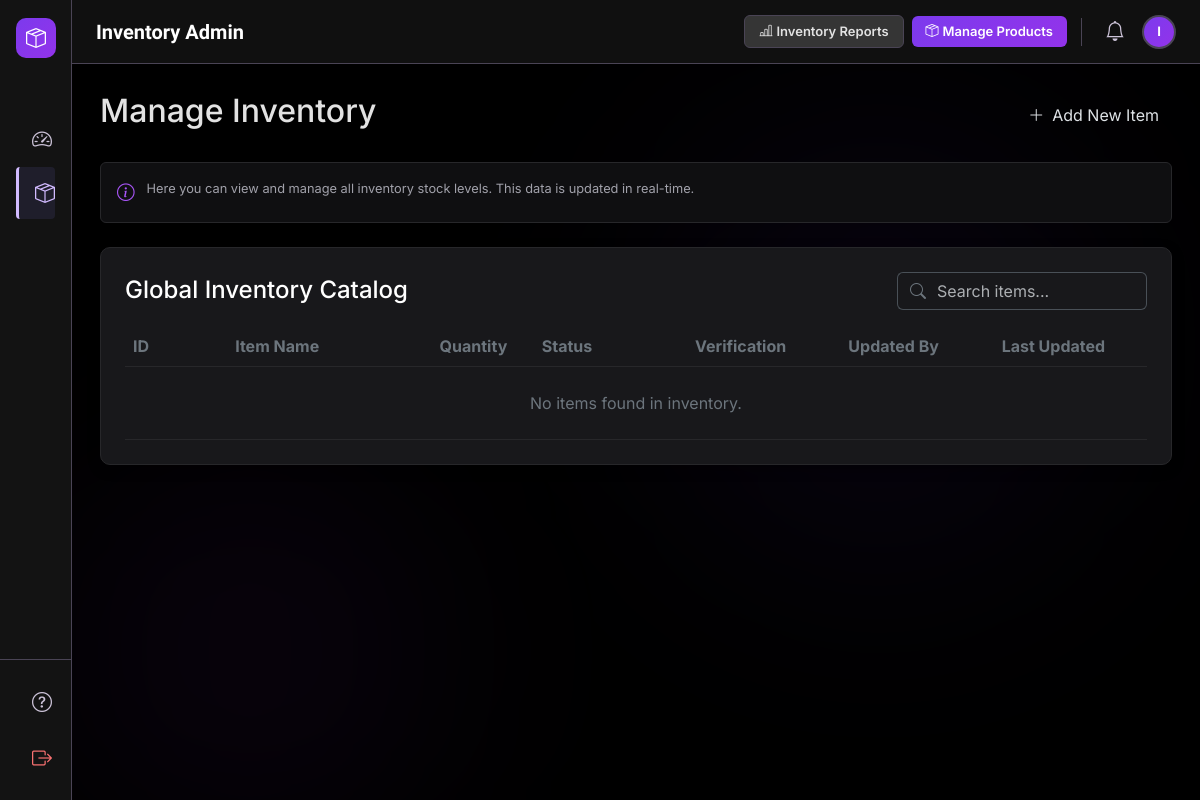
/public/admin/inventoryAdmin/inventory.php (signed in), run on an earlier commit of the app's database.
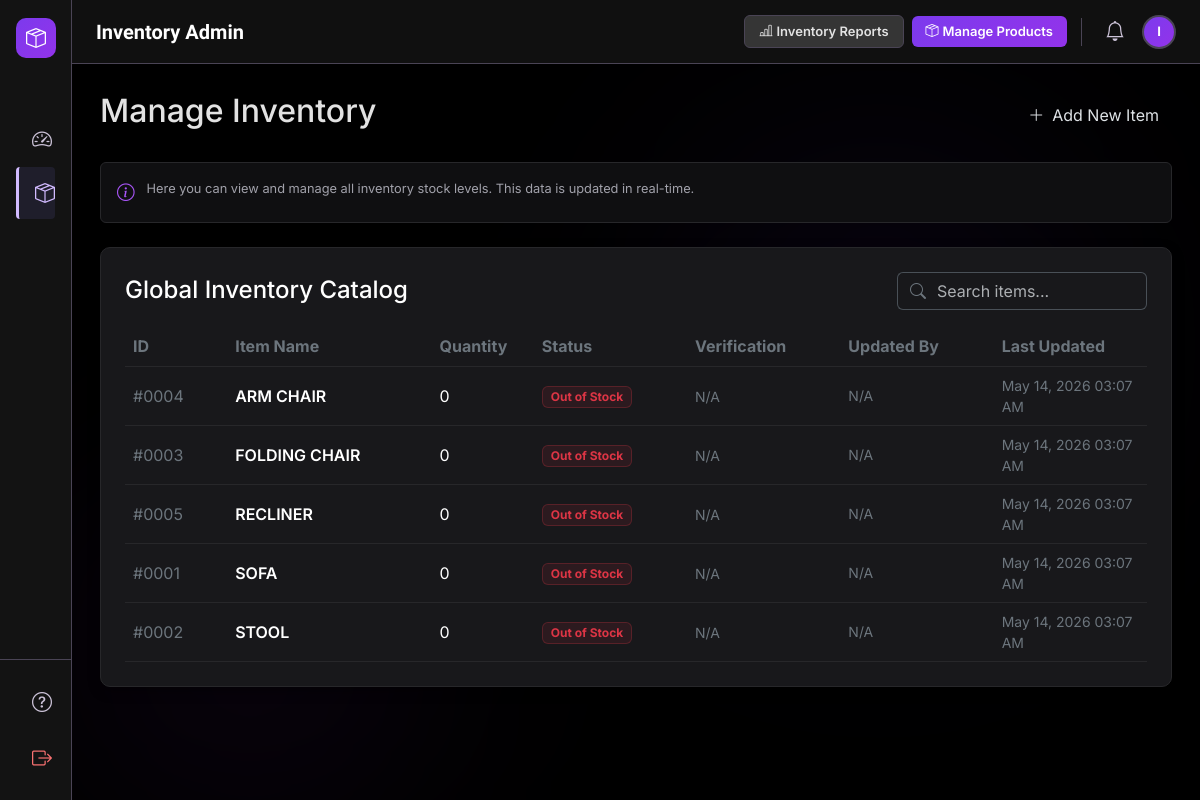
And on a later commit of the database.
### tables this page shows
CREATE TABLE IF NOT EXISTS inventory (
    id INT AUTO_INCREMENT PRIMARY KEY,
    name VARCHAR(100) NOT NULL,
    quantity INT DEFAULT 0,
    status VARCHAR(20) GENERATED ALWAYS AS (CASE WHEN quantity = 0 THEN 'Out of Stock' WHEN quantity < 15 THEN 'Low' ELSE 'Good' END) STORED,
    last_verification_image VARCHAR(255) DEFAULT NULL,
    updated_by VARCHAR(100) DEFAULT NULL,
    updated_at TIMESTAMP DEFAULT CURRENT_TIMESTAMP ON UPDATE CURRENT_TIMESTAMP
);

### public/admin/inventoryAdmin/inventory.php (the view, shortened to what this page needs)
<?php
require_once '../../../config/db.php';
$inv_stmt = $pdo->prepare("SELECT id, name, quantity, status, last_verification_image, updated_by, updated_at FROM inventory ORDER BY name ASC");
$inv_stmt->execute();
$inventory_items = $inv_stmt->fetchAll(PDO::FETCH_ASSOC);
require_once '../../../includes/inventoryAdminHeader.php';
?>
<div class="dashboard">
    <div class="d-flex justify-content-between align-items-center mb-4">
        <h2>Manage Inventory</h2>
        <button class="btn btn-primary-purple d-flex align-items-center gap-2">
            <i class="bi bi-plus-lg"></i> Add New Item
        </button>
    </div>
    <div class="info-box mb-4">
        <i class="bi bi-info-circle"></i>
        <span>Here you can view and manage all inventory stock levels. This data is updated in real-time.</span>
    </div>
    <div class="card p-4 mt-4">
        <div class="d-flex justify-content-between align-items-center mb-3">
            <h4 class="text-white mb-0">Global Inventory Catalog</h4>
            <div class="input-group" style="width: 250px;">
                <span class="input-group-text bg-transparent border-end-0 border-outline-variant text-secondary"><i class="bi bi-search"></i></span>
                <input type="text" class="form-control border-start-0 border-outline-variant bg-transparent text-white shadow-none ps-0" placeholder="Search items...">
            </div>
        </div>
        <div class="table-responsive">
            <table class="table table-dark table-hover mb-0">
                <thead>
                    <tr>
                        <th class="text-secondary" style="width: 10%;">ID</th>
                        <th class="text-secondary" style="width: 20%;">Item Name</th>
                        <th class="text-secondary" style="width: 10%;">Quantity</th>
                        <th class="text-secondary" style="width: 15%;">Status</th>
                        <th class="text-secondary" style="width: 15%;">Verification</th>
                        <th class="text-secondary" style="width: 15%;">Updated By</th>
                        <th class="text-secondary" style="width: 15%;">Last Updated</th>
                    </tr>
                </thead>
                <tbody>
                    <?php if (count($inventory_items) > 0): ?>
                        <?php foreach ($inventory_items as $item): ?>
                            <tr>
                                <td class="align-middle text-secondary">#<?php echo str_pad($item['id'], 4, '0', STR_PAD_LEFT); ?></td>
                                <td class="align-middle fw-semibold text-white"><?php echo htmlspecialchars($item['name']); ?></td>
                                <td class="align-middle">
                                    <span class="text-white"><?php echo (int)$item['quantity']; ?></span>
                                </td>
                                <td class="align-middle">
                                    <?php if ($item['status'] === 'Out of Stock'): ?>
                                        <span class="badge bg-danger bg-opacity-10 text-danger border border-danger border-opacity-25 px-2 py-1">Out of Stock</span>
                                    <?php elseif ($item['status'] === 'Low'): ?>
                                        <span class="badge bg-warning bg-opacity-10 text-warning border border-warning border-opacity-25 px-2 py-1">Low</span>
                                    <?php else: ?>
                                        <span class="badge bg-success bg-opacity-10 text-success border border-success border-opacity-25 px-2 py-1">Good</span>
                                    <?php endif; ?>
                                </td>
                                <td class="align-middle">
                                    <?php if ($item['last_verification_image']): ?>
                                        <a href="../../uploads/inventory/<?php echo htmlspecialchars($item['last_verification_image']); ?>" target="_blank">
                                            <img src="../../uploads/inventory/<?php echo htmlspecialchars($item['last_verification_image']); ?>" alt="Verification" class="img-thumbnail border-secondary bg-transparent" style="max-height: 40px; max-width: 60px; object-fit: cover;">
                                        </a>
                                    <?php else: ?>
                                        <span class="text-secondary small">N/A</span>
                                    <?php endif; ?>
                                </td>
                                <td class="align-middle text-white small">
                                    <?php echo $item['updated_by'] ? htmlspecialchars($item['updated_by']) : '<span class="text-secondary">N/A</span>'; ?>
                                </td>
                                <td class="align-middle text-secondary small">
                                    <?php echo date('M d, Y h:i A', strtotime($item['updated_at'])); ?>
                                </td>
                            </tr>
                        <?php endforeach; ?>
                    <?php else: ?>
                        <tr>
                            <td colspan="7" class="text-center text-secondary py-4">No items found in inventory.</td>
                        </tr>
                    <?php endif; ?>
                </tbody>
            </table>
        </div>
    </div>
</div>
<?php
require_once '../../../includes/inventoryAdminFooter.php';
?>

### includes/inventoryAdminHeader.php (shortened to what this page needs)
<?php
$current_page = basename($_SERVER['PHP_SELF']);
?>
<!DOCTYPE html>
<html lang="en" data-bs-theme="dark">
<head>
    <link href="https://cdn.jsdelivr.net/npm/bootstrap@5.3.3/dist/css/bootstrap.min.css" rel="stylesheet">
    <link rel="stylesheet" href="https://cdn.jsdelivr.net/npm/bootstrap-icons@1.11.3/font/bootstrap-icons.min.css">
</head>
<body>
<?php if (isset($_SESSION['user_id'])): ?>
    <div class="bg-aura">
        <div class="aura-2"></div>
    </div>
    <aside class="app-sidebar" id="appSidebar">
        <div class="sidebar-brand">
            <div class="sidebar-brand-icon">
                <i class="bi bi-box-seam text-white fs-5"></i>
            </div>
        </div>
        <nav class="flex-grow-1 d-flex flex-column px-3 py-2" style="gap:2px; overflow-y:auto;">
            <a href="inventoryAdmin.php" class="sidebar-link <?php echo $current_page == 'inventoryAdmin.php' ? 'active' : ''; ?>">
                <i class="bi bi-speedometer2 fs-5"></i>
            </a>
            <a href="inventory.php" class="sidebar-link <?php echo $current_page == 'inventory.php' ? 'active' : ''; ?>">
                <i class="bi bi-box-seam fs-5"></i>
            </a>
        </nav>
        <div class="d-flex flex-column px-3 py-3 gap-1" style="border-top:1px solid var(--outline-variant)">
            <a href="#" class="sidebar-link">
                <i class="bi bi-question-circle fs-5"></i>
            </a>
            <a href="/VENTO-corp/public/logout.php" class="sidebar-link" style="color:#f87171">
                <i class="bi bi-box-arrow-right fs-5"></i>
            </a>
        </div>
    </aside>
    <header class="app-topbar">
        <div class="d-flex align-items-center gap-3">
            <h1 class="font-headline-sm text-white mb-0 d-none d-lg-block">Inventory Admin</h1>
        </div>
        <div class="d-flex align-items-center gap-2">
            <div class="d-flex align-items-center gap-2 topbar-actions">
                <button class="btn-topbar-outline">
                    <i class="bi bi-bar-chart-line me-1"></i>Inventory Reports
                </button>
                <button class="btn-topbar-primary">
                    <i class="bi bi-box-seam me-1"></i>Manage Products
                </button>
            </div>
            <button class="icon-btn d-none d-md-flex">
                <i class="bi bi-bell fs-5"></i>
            </button>
            <div class="user-avatar" title="<?php echo htmlspecialchars($_SESSION['first_name'] . ' ' . ($_SESSION['last_name'] ?? '')); ?>">
                <?php
                    $initials = strtoupper(substr($_SESSION['first_name'] ?? 'U', 0, 1));
                    echo $initials;
                ?>
            </div>
        </div>
    </header>
    <main class="app-main position-relative" style="z-index:10;">
        <div style="max-width:1400px;margin:0 auto;">
<?php else: ?>
    <main class="container-fluid flex-grow-1 p-4">
<?php endif; ?>

### includes/inventoryAdminFooter.php (shortened to what this page needs)
<?php if (isset($_SESSION['user_id'])): ?>
        </div>
    </main>
<?php else: ?>
    </main>
<?php endif; ?>
</body>
</html>

### includes/inventoryAdminHeader.php (style rules this page uses)
:root { --surface-dim: #131313; --surface-container-highest: #353535; --surface-container-low: #1b1b1b; --surface-container: #1f1f1f; --primary: #d2bbff; --primary-container: #7c3aed; --secondary: #c4c1fb; --secondary-container: #444173; --outline-variant: #4a4455; --on-surface: #e2e2e2; --on-surface-variant: #ccc3d8; }
body { font-family: 'Inter', sans-serif; background-color: #000000; color: var(--on-surface); overflow: hidden; }
.font-headline-sm { font-family: 'Geist', sans-serif; font-size: 20px; font-weight: 600; }
.app-sidebar { position: fixed; left: 0; top: 0; height: 100vh; z-index: 1050; background-color: var(--surface-dim); border-right: 1px solid var(--outline-variant); width: 72px; transition: width 0.3s ease; overflow: hidden; display: flex; flex-direction: column; }
.sidebar-brand { display: flex; align-items: center; gap: 14px; padding: 18px 16px; overflow: hidden; white-space: nowrap; min-height: 64px; }
.sidebar-brand-icon { min-width: 40px; height: 40px; display: flex; align-items: center; justify-content: center; border-radius: 10px; background: linear-gradient(135deg, #7c3aed, #9333ea); }
.sidebar-link { display: flex; align-items: center; gap: 16px; padding: 11px 16px; color: var(--on-surface-variant); text-decoration: none; border-radius: 4px; transition: all 0.2s; white-space: nowrap; }
.sidebar-link.active { border-left: 3px solid var(--primary); background-color: rgba(68, 65, 115, 0.25); color: var(--primary); }
.app-topbar { position: fixed; top: 0; right: 0; left: 72px; height: 64px; z-index: 1040; display: flex; justify-content: space-between; align-items: center; padding: 0 24px; background-color: rgba(19, 19, 19, 0.85); backdrop-filter: blur(14px); border-bottom: 1px solid var(--outline-variant); transition: left 0.3s ease; }
.icon-btn { width: 38px; height: 38px; display: flex; align-items: center; justify-content: center; border-radius: 50%; color: var(--on-surface-variant); background: transparent; border: none; transition: background 0.2s; cursor: pointer; }
.btn-topbar-outline { background-color: var(--surface-container-highest); border: 1px solid var(--outline-variant); color: var(--on-surface); font-size: 13px; font-weight: 600; padding: 6px 14px; border-radius: 6px; cursor: pointer; transition: background 0.2s, color 0.2s; white-space: nowrap; }
.btn-topbar-primary { background: linear-gradient(135deg, #7c3aed, #9333ea); border: none; color: #fff; font-size: 13px; font-weight: 600; padding: 6px 14px; border-radius: 6px; cursor: pointer; transition: opacity 0.2s; white-space: nowrap; }
.user-avatar { width: 34px; height: 34px; border-radius: 50%; background: linear-gradient(135deg, #7c3aed, #9333ea); display: flex; align-items: center; justify-content: center; font-size: 13px; font-weight: 700; color: #fff; border: 2px solid var(--outline-variant); cursor: pointer; flex-shrink: 0; }
.app-main { margin-left: 72px; margin-top: 64px; padding: 28px; height: calc(100vh - 64px); overflow-y: auto; overflow-x: hidden; transition: margin-left 0.3s ease; }
.card, .stat-card { background-color: #18181b !important; border: 1px solid #27272a !important; border-radius: 10px; box-shadow: 0 4px 12px rgba(0,0,0,0.4); }
.table { color: var(--on-surface); }
.table-dark { --bs-table-bg: #18181b; --bs-table-border-color: #27272a; }
.info-box { background-color: #0f0f11; border: 1px solid #27272a; border-radius: 6px; padding: 1rem; display: flex; gap: 0.75rem; font-size: 0.8rem; color: #a1a1aa; align-items: flex-start; margin-bottom: 1.5rem; }
.info-box i { color: #a855f7; font-size: 1.1rem; }
.bg-aura { position: fixed; top: 0; left: 0; width: 100vw; height: 100vh; pointer-events: none; z-index: 0; }
.aura-2 { position: absolute; bottom: -5%; left: 5%; width: 380px; height: 380px; background-color: rgba(147,51,234,0.05); border-radius: 50%; filter: blur(100px); }

What changed in the data, as far as the page shows it:
added inventory: id "0004", name "ARM CHAIR", quantity "0", status "Out of Stock", shows "N/A", updated_at "May 14, 2026 03:07 AM"
added inventory: id "0003", name "FOLDING CHAIR", quantity "0", status "Out of Stock", shows "N/A", updated_at "May 14, 2026 03:07 AM"
added inventory: id "0005", name "RECLINER", quantity "0", status "Out of Stock", shows "N/A", updated_at "May 14, 2026 03:07 AM"
added inventory: id "0001", name "SOFA", quantity "0", status "Out of Stock", shows "N/A", updated_at "May 14, 2026 03:07 AM"
added inventory: id "0002", name "STOOL", quantity "0", status "Out of Stock", shows "N/A", updated_at "May 14, 2026 03:07 AM"
Also different on the page:
text no longer shown: "No items found in inventory."
